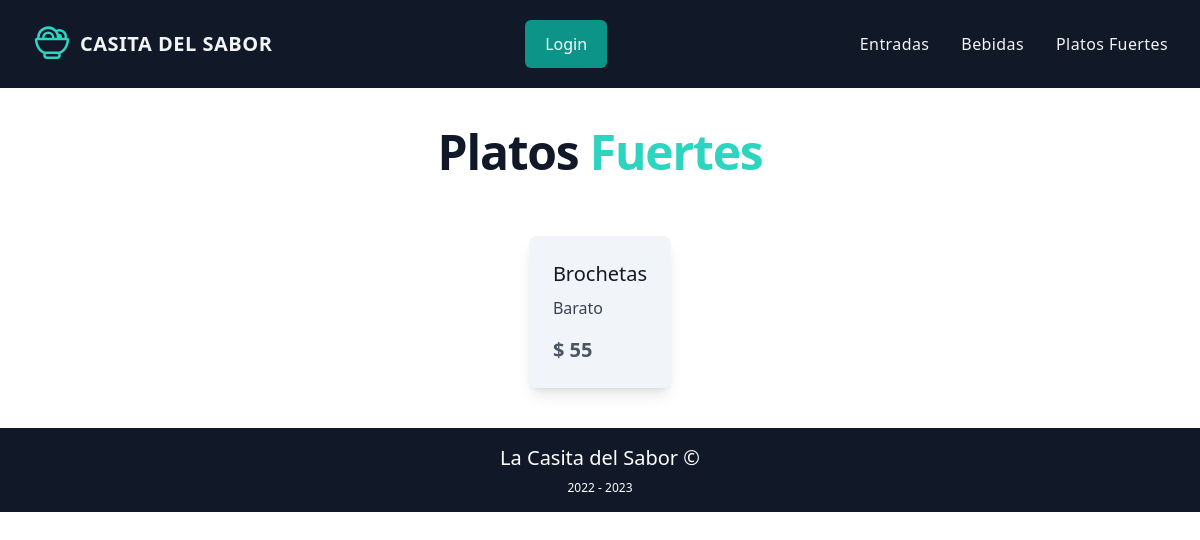
Screenshot of /index.php/tecnologias with the database file from the repository.
### tables this page shows
CREATE TABLE IF NOT EXISTS `tecnologia` (
  `id_tec` int NOT NULL AUTO_INCREMENT,
  `nombre_tec` varchar(200) NOT NULL,
  `marca_tec` varchar(200) NOT NULL,
  `precio_tec` double NOT NULL,
  `foto_tec` varchar(200) NOT NULL,
  PRIMARY KEY (`id_tec`)
);

### application/controllers/Tecnologias.php (called while the page is built, shortened)
<?php
class Tecnologias extends CI_Controller
{
  public function __construct()
  {
    $this->load->model("tecnologia");
  }
  public function index()
  {
    $data["listaTecnologias"] = $this->tecnologia->getTecnologias();
    $this->load->view('header');
    $this->load->view('tecnologias/index-public', $data);
    $this->load->view('footer');
  }
}

### index.php (called while the page is built, shortened)
<?php
 require_once BASEPATH.'core/CodeIgniter.php';

### application/models/Tecnologia.php (called while the page is built, shortened)
<?php
class Tecnologia extends CI_Model
{
  public function getTecnologias()
  {
    $tecnologias = $this->db->get('tecnologia');
    if ($tecnologias->num_rows() > 0) {
      return $tecnologias->result();
    } else {
      return false;
    }
  }
}

### application/views/tecnologias/index-public.php (the view, shortened to what this page needs)
<h1 class="text-center mt-10 mb-5 font-sans text-5xl font-bold tracking-tight text-gray-900">Platos <span
    class="inline-block text-teal-400">Fuertes</span></h1>
<div class="flex flex-wrap justify-center">
  <?php foreach ($listaTecnologias as $tecnologia): ?>
    <a class="clickLogeate" class="flex">
      <div class="flex justify-center">
        <div id="card"
          class="flex-tecnologia max-w-xs rounded-lg m-10 bg-slate-100 shadow-lg hover:scale-105 transition-all ease-in-out cursor-pointer">
          <div class="p-6 flex flex-col justify-start">
            <h5 id="nombre-tec" class="text-gray-900 text-xl font-medium mb-2">
              <?php echo $tecnologia->nombre_tec ?>
            </h5>
            <p class="text-gray-700 text-base mb-4">
              <?php echo $tecnologia->marca_tec ?>
            </p>
            <p id="precio" class="text-gray-600 text-xl font-bold">$
              <?php echo $tecnologia->precio_tec ?>
            </p>
          </div>
        </div>
      </div>
    </a>
  <?php endforeach; ?>
</div>

### rows the page displays
tecnologia: nombre_tec "Brochetas", marca_tec "Barato", precio_tec "55"
